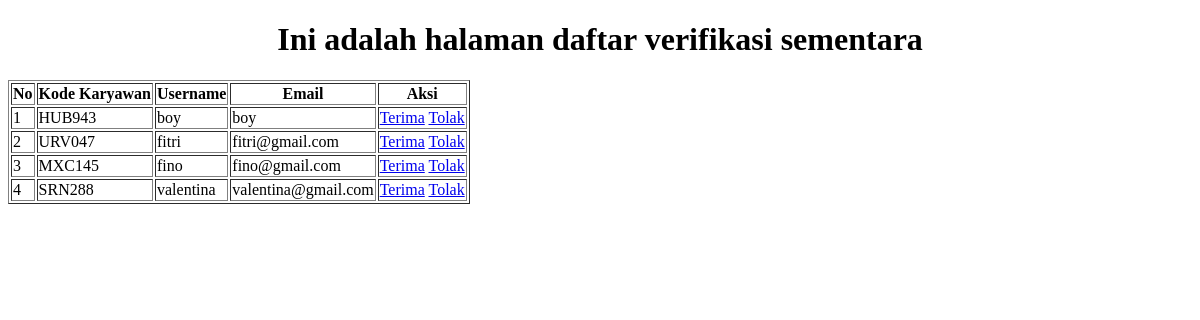
/sources/admin/admin-verification1.php, run on an earlier commit of the app's database.
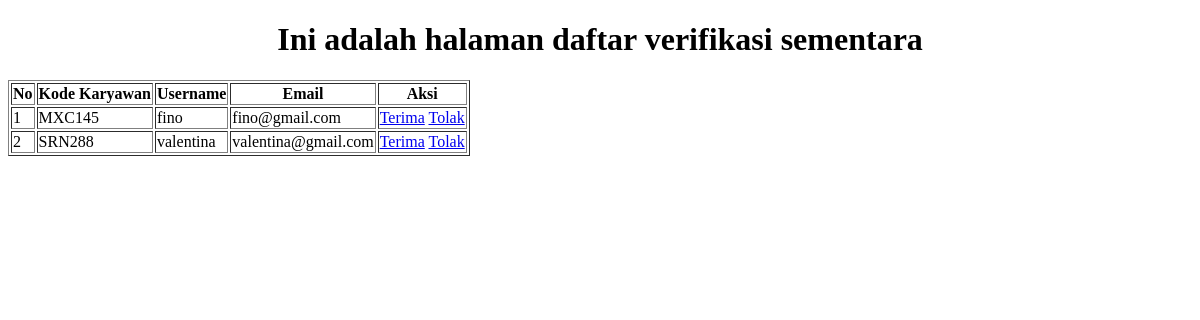
And on a later commit of the database.
### tables this page shows
CREATE TABLE `verify` (
  `id` int(20) NOT NULL,
  `kode_karyawan` varchar(7) NOT NULL,
  `username` varchar(20) NOT NULL,
  `password` varchar(299) NOT NULL,
  `email` varchar(20) NOT NULL
);

### php/functions.php (called while the page is built)
<?php
function koneksi (){
    return mysqli_connect("localhost", "root", "", "perusahaan");
}
function query ($query){
    $koneksi = koneksi();
    $data = mysqli_query($koneksi, $query);
    if(mysqli_num_rows($data) > 1){
        $rows = [];
        while($row = mysqli_fetch_assoc($data)){
            $rows[] = $row;
        }
        return $rows;
    }else {
        $rows = mysqli_fetch_assoc($data);
        return $rows;
    }
}
?>

### sources/admin/admin-verification1.php (the view, shortened to what this page needs)
<?php
require '../../php/functions.php';
$verifikasi = query("SELECT * FROM verify ORDER BY id DESC");
?>
<!DOCTYPE html>
<html lang="en">
<head>
</head>
<body>
    <h1 style="text-align: center;">Ini adalah halaman daftar verifikasi sementara</h1>
    <table border="1">
        <tr>
            <th>No</th>
            <th>Kode Karyawan</th>
            <th>Username</th>
            <th>Email</th>
            <th colspan="2">Aksi</th>
        </tr>
        <?php
        $i = 1;
        foreach($verifikasi as $v):?>
        <tr>
            <td><?= $i++; ?></td>
            <td><?= $v['kode_karyawan']; ?></td>
            <td><?= $v['username']; ?></td>
            <td><?= $v['email']; ?></td>
            <td>
                <a href="../verifikasi.php?user=<?=$v['username']?>">Terima</a>
                <a onclick="return confirm('Apakah anda ingin menolak verifikasi <?=$v['username']?>')"
                    href="../../php/tolakVerifikasiController.php?kode=<?=$v['kode_karyawan']?>">Tolak</a>
            </td>
        </tr>
        <?php endforeach; ?>
    </table>
</body>
</html>

What changed in the data, as far as the page shows it:
removed verify: kode_karyawan "HUB943", username "boy", email "boy"
removed verify: kode_karyawan "URV047", username "fitri", email "fitri@gmail.com"
